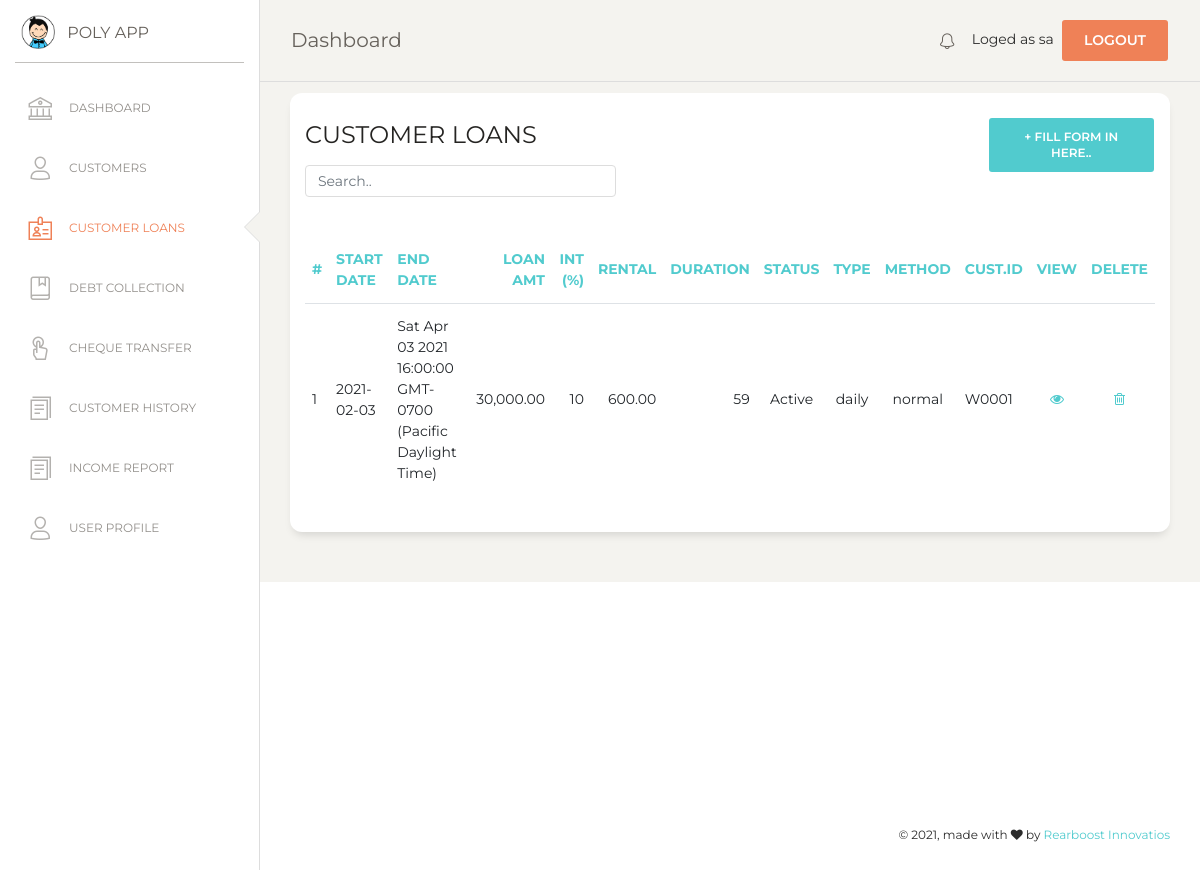
Screenshot of /customer_loan.php (signed in) with the database file from the repository.
### tables this page shows
CREATE TABLE `loan` (
  `loan_no` int(7) NOT NULL,
  `l_date` date NOT NULL,
  `amount` double(10,2) NOT NULL,
  `interest` int(5) NOT NULL,
  `no_installements` int(11) NOT NULL,
  `rental` double(10,2) NOT NULL,
  `duration` int(11) NOT NULL,
  `end_date` text NOT NULL,
  `cust_id` varchar(10) NOT NULL,
  `l_status` tinyint(4) NOT NULL,
  `l_type` varchar(10) NOT NULL,
  `l_method` varchar(10) NOT NULL
);

### customer_loan.php (the view, shortened to what this page needs)
<?php
if (!isset($_SESSION['loged_user'])) {
    header('location: login.php');
}else {
$con = mysqli_connect(DB_HOSTNAME,DB_USERNAME,DB_PASSWORD);
mysqli_select_db($con,DB_NAME);
?>
<!DOCTYPE html>
<html lang="en">
<head>
  <link href="https://maxcdn.bootstrapcdn.com/font-awesome/latest/css/font-awesome.min.css" rel="stylesheet">
  <link href="assets/css/bootstrap.min.css" rel="stylesheet" />
  <link href="assets/css/paper-dashboard.css?v=2.0.1" rel="stylesheet" />
  <link href="assets/demo/demo.css" rel="stylesheet" />
</head>
<body class="">
  <div class="wrapper ">
    <?php include('include/sidebar.php');  ?>
    <div class="main-panel">
      <?php include('include/nav.php');  ?>
      <div class="content">
      <div class="row">
          <div class="col-md-12">
            <div class="card">
              <div class="row">
              <div class="col-md-9">
              <div class="card-header">
                <h4 class="card-title"> CUSTOMER LOANS</h4>
                <input class="form-control myInput" id="myInput" type="text" placeholder="Search..">
              </div>
              </div>
              <div class="col-md-3">
                 <div class="card-header">
                    <button type="button" class="btn btn-primary add-btn" data-toggle="modal" data-target="#Form1">+ Fill Form in here..
                    </button>
                 </div>
              </div>
              </div>
              <div class="card-body">
              </div>
              <div class="card-body">
                <div class="table-responsive">
                  <table class="table" id="myTable">
                    <thead class="text-primary">
                      <th>                      #           </th>
                      <th>                      Start Date  </th>
                      <th>                      End Date    </th>
                      <th class="text-right">   Loan Amt    </th>
                      <th class="text-right">   Int (%)     </th>
                      <th class="text-right">   Rental      </th>
                      <th class="text-right">   Duration    </th>
                      <th class="text-center">  Status      </th>
                      <th class="text-center">  Type        </th>
                      <th class="text-center">  Method      </th>
                      <th>                      cust.ID     </th>
                      <th class="text-center">  View 				</th>
                      <th class="text-center">  Delete 			</th>
                    </thead>
                    <tbody>
                      <?php
                      $sql=mysqli_query($con,"SELECT * FROM loan");
                      $numRows = mysqli_num_rows($sql);
                      if($numRows > 0) {
                        while($row = mysqli_fetch_assoc($sql)) {
                        $l_status = $row['l_status'];
                        if($l_status==1){
                          $view_satus = "Active";
                        }else{
                          $view_satus = "Closed";
                        }
                          ?>
                    <tr>
                      <td>                   <?php echo $row['loan_no']?>  </td>
                      <td>                   <?php echo $row['l_date']?>   </td>
                      <td>                   <?php echo $row['end_date']?>   </td>
                      <td class="text-right"><?php echo number_format($row['amount'],2)?>  </td>
                      <td class="text-right"><?php echo $row['interest']?> </td>
                      <td class="text-right"><?php echo number_format($row['rental'],2)?> </td>
                      <td class="text-right"><?php echo $row['duration']?> </td>
                      <td class="text-center"><?php echo $view_satus; ?> </td>
                      <td class="text-center"><?php echo $row['l_type'] ?> </td>
                      <td class="text-center"><?php echo $row['l_method'] ?> </td>
                      <td>                    <?php echo $row['cust_id'] ?>  </td>
                      <td class="text-center">
                        <a href="#" onclick="editView(<?php echo $row['loan_no']; ?>)" name="edit">
                        <i class="fa fa-eye" aria-hidden="true"></i></a>
                      </td>
                      <td class="text-center">
                        <a href="#" onclick="confirmation('event','<?php echo $row['loan_no']; ?>')"  name="delete">
                        <i class="fa fa-trash-o" aria-hidden="true"></i></a>
                      </td>
                    </tr>
                    </tbody>
                           <?php
                        }
                      }
                    ?>
                    </table>
                </div>
              </div>
              </div>
            </div>
          </div>
          </div>
        </div>
        </div>
       <?php include('include/footer.php');  ?>
</body>
</html>
<?php
}
?>

### assets/demo/demo.css (style rules this page uses)
.add-btn { float: right !important; }
.myInput { width: 50% !important; }

### rows the page displays
loan: loan_no "1", l_date "2021-02-03", end_date "Sat Apr 03 2021 16:00:00 GMT-0700 (Pacific Daylight Time)", amount "30,000.00", interest "10", rental "600.00", duration "59", l_status "Active", l_type "daily", l_method "normal", cust "W0001"

### other values shown
$_SESSION['loged_user'] "sa"
